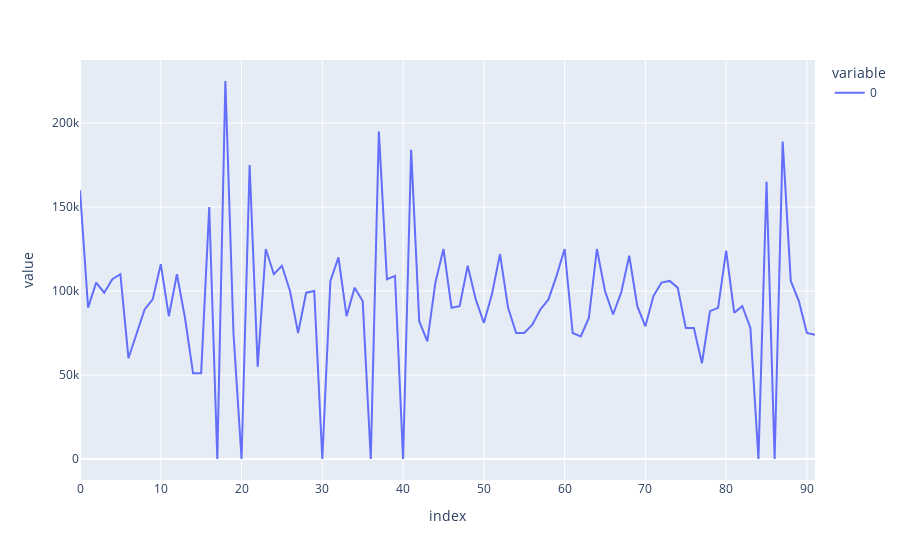

The notebook cell this image was saved under:
### Code cell
px.line(real_cash[0])

### Figure 1 — Plotly figure (JSON) as saved in the notebook; plotly's stock layout.template omitted (floating-point values rounded to 4 significant figures)
{"data": [{"hovertemplate": "variable=0<br>index=%{x}<br>value=%{y}<extra></extra>", "legendgroup": "0", "line": {"color": "#636efa", "dash": "solid"}, "marker": {"symbol": "circle"}, "mode": "lines", "name": "0", "orientation": "v", "showlegend": true, "type": "scatter", "x": [0, 1, 2, 3, 4, 5, 6, 7, 8, 9, 10, 11, 12, 13, 14, 15, 16, 17, 18, 19, 20, 21, 22, 23, 24, 25, 26, 27, 28, 29, 30, 31, 32, 33, 34, 35, 36, 37, 38, 39, 40, 41, 42, 43, 44, 45, 46, 47, 48, 49, 50, 51, 52, 53, 54, 55, 56, 57, 58, 59, 60, 61, 62, 63, 64, 65, 66, 67, 68, 69, 70, 71, 72, 73, 74, 75, 76, 77, 78, 79, 80, 81, 82, 83, 84, 85, 86, 87, 88, 89, 90, 91], "xaxis": "x", "y": [160000, 90000, 105000, 99000, 107000, 110000, 60000, 75000, 89000, 95000, 116000, 85000, 110000, 84000, 51000, 51000, 150000, 0, 225000, 75000, 0, 175000, 55000, 125000, 110000, 115000, 100000, 75000, 99000, 100000, 0, 106000, 120000, 85000, 102000, 94000, 0, 195000, 107000, 109000, 0, 184000, 82000, 70000, 105000, 125000, 90000, 91000, 115000, 95000, 81000, 98000, 122000, 90000, 75000, 75000, 80000, 89000, 95000, 109000, 125000, 75000, 73000, 84000, 125000, 100000, 86000, 99000, 121000, 91000, 79000, 97000, 105000, 106000, 102000, 78000, 78000, 57000, 88000, 90000, 124000, 87000, 91000, 78000, 0, 165000, 0, 189000, 106000, 94000, 75000, 74000], "yaxis": "y"}], "layout": {"autosize": true, "legend": {"title": {"text": "variable"}, "tracegroupgap": 0}, "margin": {"t": 60}, "xaxis": {"anchor": "y", "autorange": true, "domain": [0, 1], "range": [0, 91], "title": {"text": "index"}, "type": "linear"}, "yaxis": {"anchor": "x", "autorange": true, "domain": [0, 1], "range": [-12500.0, 237500], "title": {"text": "value"}, "type": "linear"}}}
